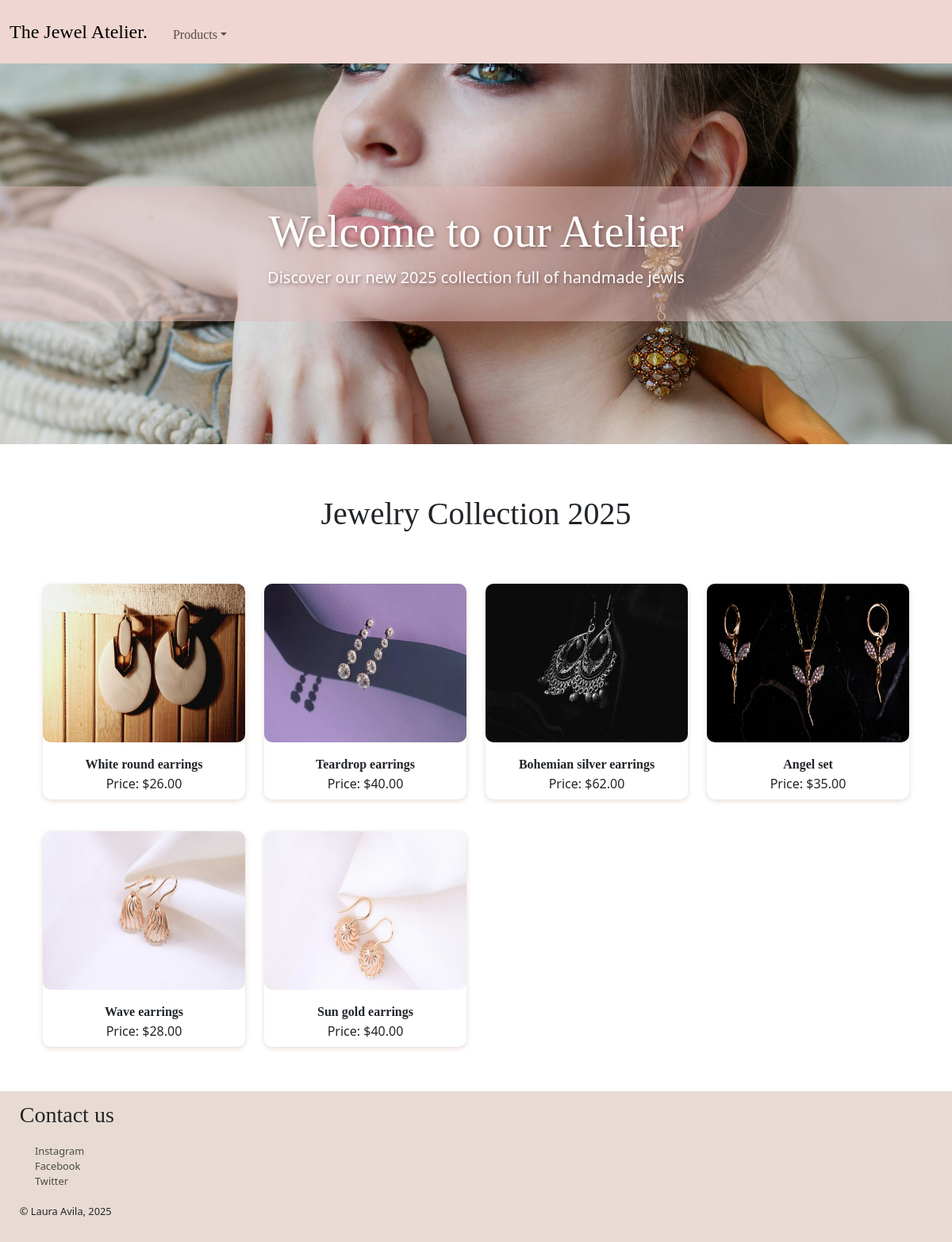
Screenshot of /index.php?prod-code=2 with the database file from the repository.
### tables this page shows
CREATE TABLE `products` (
  `products_id` int(4) UNSIGNED NOT NULL,
  `prod_image` varchar(200) NOT NULL,
  `prod_code` varchar(50) NOT NULL,
  `prod_name` varchar(100) NOT NULL,
  `prod_price` decimal(5,2) NOT NULL
);

### web-service/get-data.php (called while the page is built)
<?php
$q = 'SELECT
        products_id,
        prod_image,
        prod_code,
        prod_name,
        prod_price
      FROM
        products';
try {
      if (isset($link)) {
            $prepared = $link->prepare($q);
            $prepared->execute();
            $data = $prepared->fetchAll(PDO::FETCH_ASSOC);
      }
} catch (PDOException $error) {
      echo '<p><mark>' . $error->getMessage() . '</mark></p>';
}
$prod_code = null;
if (isset($_GET['prod-code'])) {
    $prod_code = intval($_GET['prod-code']);
}
try {
    if (isset($link)) {
        if ($prod_code) {
            $q = 'SELECT products_id, prod_image, prod_code, prod_name, prod_price FROM products WHERE prod_code = :prod_code';
            $prepared = $link->prepare($q);
            $prepared->bindParam(':prod_code', $prod_code, PDO::PARAM_INT);
            $prepared->execute();
        } else {
            $q = 'SELECT products_id, prod_image, prod_code, prod_name, prod_price FROM products';
            $prepared = $link->prepare($q);
            $prepared->execute();
        }
        $data = $prepared->fetchAll(PDO::FETCH_ASSOC);
    }
} catch (PDOException $error) {
    echo '<p><mark>' . $error->getMessage() . '</mark></p>';
}
?>

### includes/print-markup.php (the view)
<?php
if (isset($data)) {
    echo '<div class="container"><div class="row text-center">';
    foreach ($data as $product) {
        echo '<div class="col-12 col-md-4 col-lg-3 mb-4">
                <figure>
                    <img src="' . htmlspecialchars($product['prod_image']) . '" alt="' . htmlspecialchars($product['prod_name']) . '" class="img-fluid productimg" />
                    <figcaption>
                        <ul>
                            <li>' . htmlspecialchars($product['prod_name']) . '</li>
                            <li>Price: $' . htmlspecialchars($product['prod_price']) . '</li>
                        </ul>
                    </figcaption>
                </figure>
              </div>';
    }
    echo '</div></div>';
} else {
    echo '<h3><b>No such product in our store.</b></h3>';
}
?>

### css/style.css (style rules this page uses)
.productimg { height: 200px; object-fit: cover; width: 100%; }
ul { text-decoration: none; list-style-type: none; padding: 0.5em; margin: 0.5em; }
figcaption ul li:first-child { font-weight: bold; font-family: "Monserrat"; }
img { border-radius: 10px; }
@media (min-width: 801px) { body { font-size: 1rem; } }
figure { box-shadow: 0 2px 6px #e8dbd3; border-radius: 10px; }

### rows the page displays
products: prod_image (picture), prod_name "White round earrings", prod_price "26.00"
products: prod_image (picture), prod_name "Teardrop earrings", prod_price "40.00"
products: prod_image (picture), prod_name "Bohemian silver earrings", prod_price "62.00"
products: prod_image (picture), prod_name "Angel set", prod_price "35.00"
products: prod_image (picture), prod_name "Wave earrings", prod_price "28.00"
products: prod_image (picture), prod_name "Sun gold earrings", prod_price "40.00"
